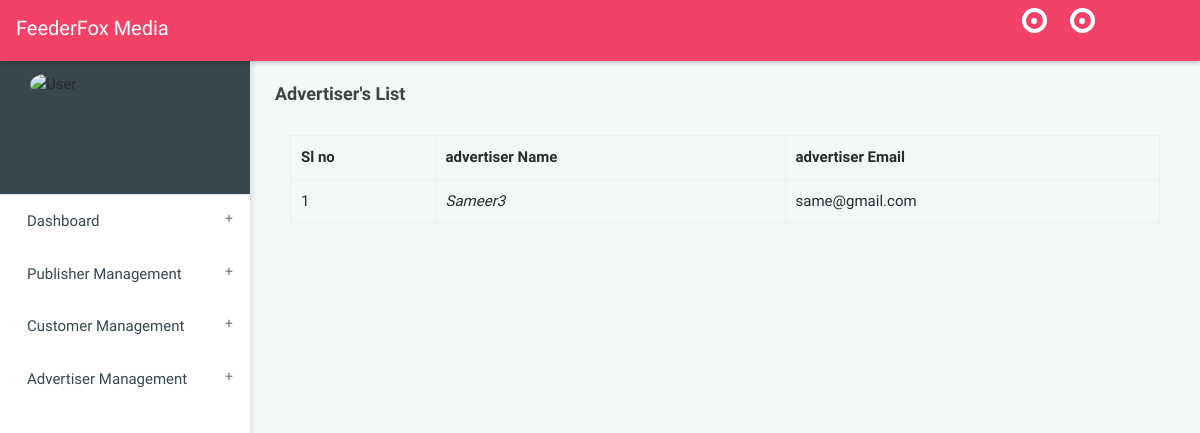
The app's page /accounts/advertiser_list/, older data.
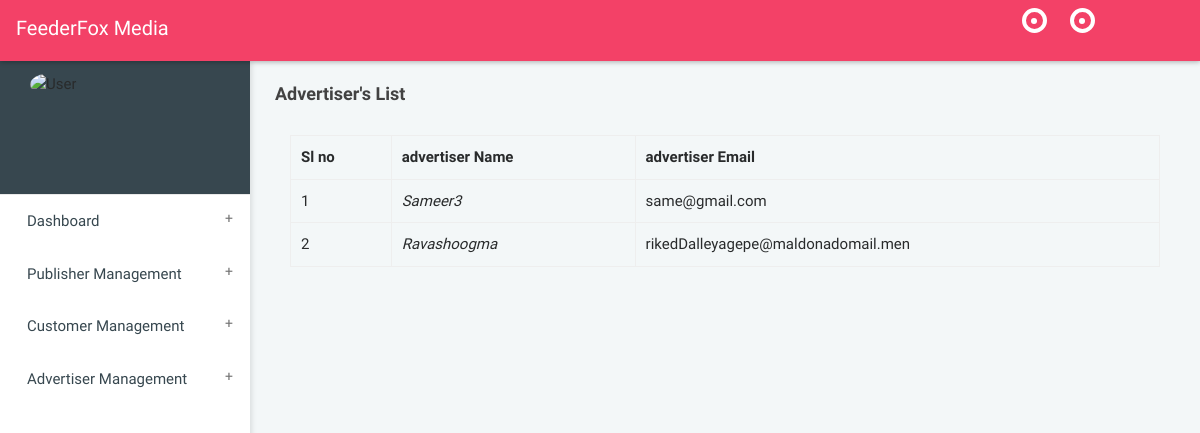
The same page, newer data.
### accounts/models.py (models this page shows, shortened)
class Profile(models.Model):
    user = models.OneToOneField(User, on_delete = models.CASCADE)
    username = models.CharField(max_length=100)
    email = models.EmailField()
    Account_type = models.CharField(max_length=100,choices=ACCCOUNT_TYPES_CHOICES)
    Company_Name = models.CharField(max_length=100,blank=True,null=True)
    Firstname = models.CharField(max_length=100,blank=True,null=True)
    Lastname = models.CharField(max_length=100,blank=True,null=True)
    Address = models.CharField(max_length=1000,blank=True,null=True)
    Mobile = models.CharField(max_length=100,blank=True,null=True)

### accounts/views.py (the view)
def advertiser_list(request):
	advertisers = Profile.objects.filter(Account_type=3)
	context = {'advertisers':advertisers}
	return render(request,'advertiser_list.html',context)

### home/templates/advertiser_list.html (shortened to what this page needs)
{% load static %}
<!DOCTYPE html>
<html>
<head>
<link rel="stylesheet" href=" {% static 'dist/css/bootstrap.min_admin.css' %}">
<link rel="stylesheet" href="{% static 'dist/css/jquery-jvectormap-2.0.3.css' %}"/>
<link rel="stylesheet" href="{% static 'dist/css/main.css' %}">
<link rel="stylesheet" href="{% static 'dist/css/all-themes.css' %}" />
<link rel="stylesheet" href="https://cdnjs.cloudflare.com/ajax/libs/material-design-iconic-font/2.2.0/css/material-design-iconic-font.min.css">
</head>
<body class="theme-red">
<nav class="navbar">
    <div class="col-12">
        <div class="navbar-header">
            <a class="navbar-brand" href="index.html">FeederFox Media</a>
        </div>
        <ul class="nav navbar-nav navbar-right">
            <li><a href="javascript:void(0);" class="js-search" data-close="true"><i class="zmdi zmdi-search"></i></a></li>
            <li class="dropdown"> <a href="javascript:void(0);" class="dropdown-toggle" data-toggle="dropdown" ><i class="zmdi zmdi-notifications"></i>
                <div class="notify"><span class="heartbit"></span><span class="point"></span></div>
                </a>
            </li>
            <li class="dropdown hidden-sm-down"> <a href="javascript:void(0);" class="dropdown-toggle" data-toggle="dropdown" ><i class="zmdi zmdi-flag"></i>
                <div class="notify"><span class="heartbit"></span><span class="point"></span></div>
                </a>
            </li>
            <li><a href="sign-in.html" class="mega-menu" data-close="true"><i class="zmdi zmdi-power"></i></a></li>
            <li><a href="javascript:void(0);" class="js-right-sidebar" data-close="true"><i class="zmdi zmdi-settings zmdi-hc-spin"></i></a></li>
        </ul>
    </div>
</nav>
<aside id="leftsidebar" class="sidebar">
<div class="user-info">
        <div class="container">
            <div class="image"> <img src="/static/images/logos/logo.png" style="align-self: center;" width="150" height="150" alt="User" /> </div>
        </div>
    </div>
    <div class="menu">
        <ul class="list">
            <li> <a href=" {% url 'dashboard' %} " class="menu-toggle"><span>Dashboard</span></a></li>
            <li> <a href="#" class="menu-toggle"><span> Publisher Management </span> </a>
                 </li>
            <li> <a href="#" class="menu-toggle"><span> Customer Management </span> </a>
                 </li>
            <li> <a href="#" class="menu-toggle"> <span> Advertiser Management </span> </a>
                 </li>
    </div>
</aside>
<section class="content home">
    <div class="container-fluid">
        <div class="block-header">
            <div class="row">
                <div class="col-lg-12 col-md-6 col-sm-7">
                    <h2>Advertiser's List</h2>
                </div>
            </div>
        </div>
                        <div class="container">
                    <table class="table table-bordered">
                        <tr>
                            <th>Sl no </th>
                            <th>advertiser Name </th>
                            <th>advertiser Email  </th>
                        </tr>
                        {% for advertiser in advertisers %}
                        <tr>
                            <td>{{ forloop.counter }}</td>
                            <td> <i> {{ advertiser.username }} </i></td>
                            <td>{{ advertiser.email }}</td>
                        </tr>
                        {% endfor %}
                    </table>
      </div>
    </div>
</section>
</body>
</html>

Row changes from the older to the newer data that the page shows:
added Profile: username "Ravashoogma", email "rikedDalleyagepe@maldonadomail.men"
